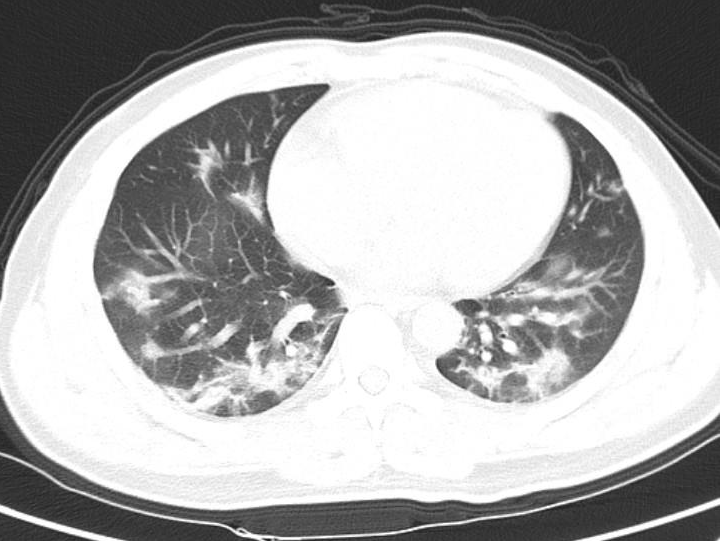
#> input picture Data_Images/Negative/2020.01.24.919183-p27-133.png, 720 x 541 px, found by its file name; its folder holds only this picture in this run
$ python create_dataset.py
#> lines starting #> are read from the running program, lines starting #| are printed output that depends on the picture
import cv2
import pickle
import os
import numpy as np
import matplotlib.pyplot as plt
import random
DATADIR = "/home/icefire/ML/CORONA/CoronaCTScan/Data_Images"
CATEGORIES = ['Negative','Positive']
training_data = []
IMG_SIZE = 60
def create_training_data():
    for category in CATEGORIES:
        path = os.path.join(DATADIR,category)
        class_num = CATEGORIES.index(category)
        for img in os.listdir(path):
            try:

                img_array = cv2.imread(os.path.join(path,img),cv2.IMREAD_GRAYSCALE)
#> img_array is the input picture: shape (541, 720); min 29, max 255, mean 174.1
                newArray = cv2.resize(img_array,(IMG_SIZE,IMG_SIZE))
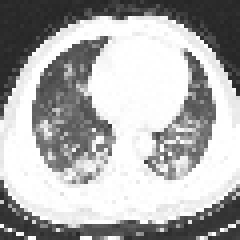
#> newArray: shape (60, 60) (shown 4 times larger); min 37, max 255, mean 173.9
                training_data.append([newArray,class_num])
            except Exception as e:
                pass
#> pass 2 of the loop in create_training_data, `for category in CATEGORIES:`:
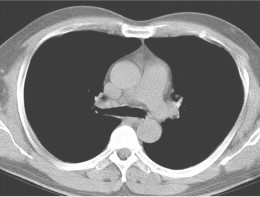
#> input picture Data_Images/Positive/1%0.jpg, 260 x 197 px, found by its file name
#> in create_training_data, img_array is the input picture: shape (197, 260); min 46, max 255, mean 121.8
#> in create_training_data, `newArray = cv2.resize(img_array,(IMG_SIZE,IMG_SIZE))`:
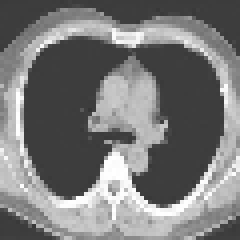
#> newArray: shape (60, 60) (shown 4 times larger); min 53, max 255, mean 121
create_training_data()
random.shuffle(training_data)

X = []
y = []

for features,labels in training_data:
    X.append(features)
    y.append(labels)
#> this loop made 2 passes
#> labels on passes 1 to 2: 0, 1
#> after the loop, X = 2 items; y = [0, 1]

X = np.array(X).reshape(-1,IMG_SIZE,IMG_SIZE,1)
pickle_out = open("X.pickle","wb")
pickle.dump(X,pickle_out)
pickle_out.close()
pickle_out = open("y.pickle","wb")
pickle.dump(y,pickle_out)
pickle_out.close()
